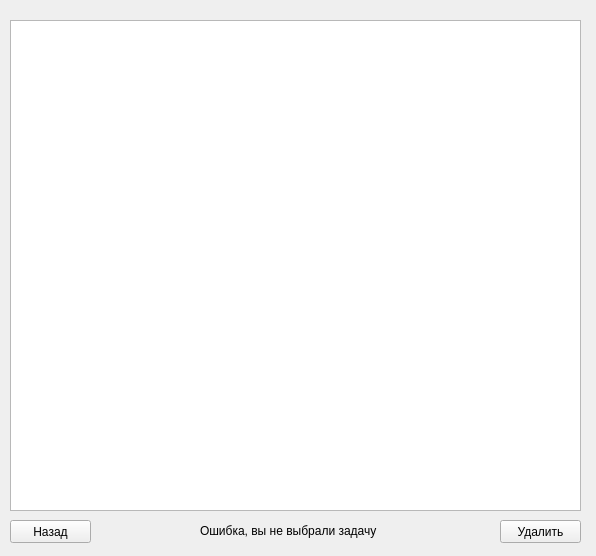
<?xml version="1.0" encoding="UTF-8"?>
<ui version="4.0">
 <class>Form</class>
 <widget class="QWidget" name="Form">
  <property name="geometry">
   <rect>
    <x>0</x>
    <y>0</y>
    <width>596</width>
    <height>556</height>
   </rect>
  </property>
  <property name="windowTitle">
   <string>Form</string>
  </property>
  <widget class="QTableWidget" name="tableWidget">
   <property name="geometry">
    <rect>
     <x>10</x>
     <y>20</y>
     <width>571</width>
     <height>491</height>
    </rect>
   </property>
  </widget>
  <widget class="QPushButton" name="back_button">
   <property name="geometry">
    <rect>
     <x>10</x>
     <y>520</y>
     <width>81</width>
     <height>23</height>
    </rect>
   </property>
   <property name="text">
    <string>Назад</string>
   </property>
  </widget>
  <widget class="QPushButton" name="delete_button">
   <property name="geometry">
    <rect>
     <x>500</x>
     <y>520</y>
     <width>81</width>
     <height>23</height>
    </rect>
   </property>
   <property name="text">
    <string>Удалить</string>
   </property>
  </widget>
  <widget class="QLabel" name="error_message">
   <property name="geometry">
    <rect>
     <x>200</x>
     <y>520</y>
     <width>191</width>
     <height>21</height>
    </rect>
   </property>
   <property name="text">
    <string>Ошибка, вы не выбрали задачу</string>
   </property>
  </widget>
 </widget>
 <resources/>
 <connections/>
</ui>
